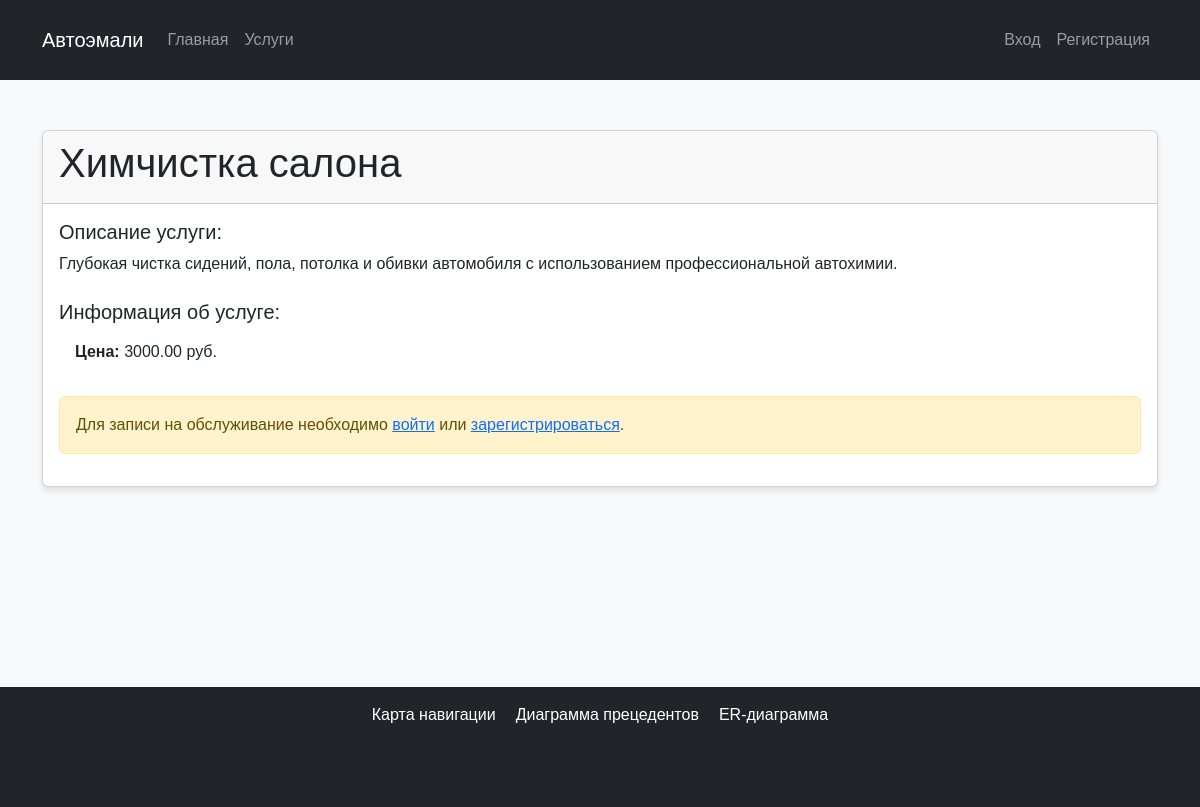
Screenshot of /services/3/ with the database file from the repository.
### service/models.py (models this page shows, shortened)
class Service(models.Model):
    name = models.CharField(max_length=100, verbose_name="Название услуги")
    description = models.TextField(verbose_name="Описание")
    price = models.DecimalField(max_digits=10, decimal_places=2, verbose_name="Цена")
    class Meta:
        verbose_name = "Услуга"
        verbose_name_plural = "Услуги"

### service/views.py (the view)
# urls.py: path('services/<int:pk>/', views.ServiceDetailView.as_view(), name='service_detail'),
class ServiceDetailView(DetailView):
    model = Service
    template_name = 'service_detail.html'
    context_object_name = 'service'

### service/templates/service_detail.html (shortened to what this page needs)
{% extends 'base.html' %}
{% block content %}
<div class="card">
    <div class="card-header">
        <h1>{{ service.name }}</h1>
    </div>
    <div class="card-body">
        <h5 class="card-title">Описание услуги:</h5>
        <p class="card-text">{{ service.description }}</p>
        <div class="row mt-4">
            <div class="col-md-6">
                <h5>Информация об услуге:</h5>
                <ul class="list-group list-group-flush">
                    <li class="list-group-item"><strong>Цена:</strong> {{ service.price }} руб.</li>
                </ul>
            </div>
        </div>
        {% if user.is_authenticated %}
            <div class="mt-4">
                <a href="{% url 'appointment_create' service.pk %}" class="btn btn-success">Записаться на обслуживание</a>
            </div>
        {% else %}
            <div class="alert alert-warning mt-4">
                Для записи на обслуживание необходимо <a href="{% url 'login' %}">войти</a> или <a href="{% url 'signup' %}">зарегистрироваться</a>.
            </div>
        {% endif %}
    </div>
</div>
{% endblock %}

### service/templates/base.html (style rules this page uses)
body { background-color: #f8f9fa; font-family: Arial, sans-serif; }
.card { box-shadow: 0 4px 6px rgba(0, 0, 0, 0.1); transition: all 0.3s ease; }

### rows the page displays
Service: name "Химчистка салона", description "Глубокая чистка сидений, пола, потолка и обивки автомобиля с использованием профессиональной автохимии.", price "3000.00"
